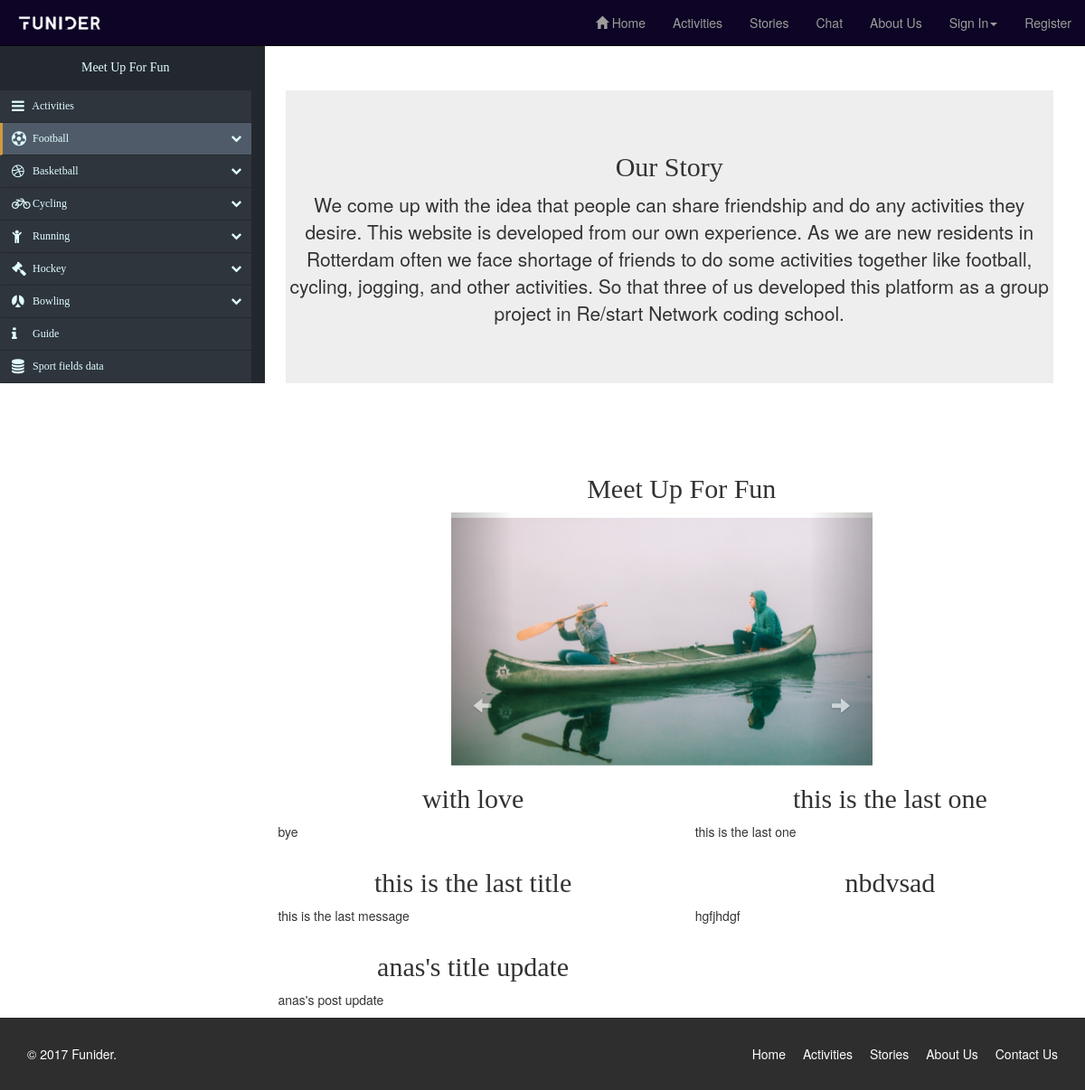
The page / on the database its author committed.
### tables this page shows
CREATE TABLE `messages` (
  `id` int(11) NOT NULL,
  `users_id` int(11) NOT NULL,
  `title` varchar(255) NOT NULL,
  `message` text NOT NULL,
  `created_at` datetime NOT NULL,
  `updated_at` datetime NOT NULL
);

### application/controllers/Activity.php (called while the page is built, shortened)
<?php
class Activity extends CI_Controller
{
	public function index(){
		$posts['result'] = $this->stories_load();
		$this->load->view('home',['posts'=>$posts]);
	}
	public function stories_load(){
		$this->load->model('User');
		$posts=array();
		$data=$this->User->get_all_post();
		for ($i=0; $i <count($data) ; $i++)
		{
			array_push($posts
				,array(
				'id'=>$data[$i]['users_id'],
				'first_name'=>$data[$i]['first_name'],
				'last_name'=>$data[$i]['last_name'],
				'created_at'=>$data[$i]['created_at'],
				'title'=>$data[$i]['title'],
				'message'=>$data[$i]['message'],
				'messages_id'=>$data[$i]['id'],
				'comments'=>$this->User->get_all_comment($data[$i]['id'])
				)
			);
		}
			return $posts;
		}
}
?>

### index.php (called while the page is built, shortened)
<?php
require_once BASEPATH.'core/CodeIgniter.php';

### application/models/User.php (called while the page is built, shortened)
<?php
class User extends CI_Model
{
	public function get_all_post (){
		 return $this->db->query('SELECT first_name,last_name,users_id,title,messages.created_at,message,messages.id as id FROM messages , users where messages.users_id=users.id ORDER BY messages.id DESC')->result_array();
	}
	public function get_all_comment ($id){
		 $query = 'SELECT * FROM comments RIGHT JOIN messages ON comments.messages_id=messages.id join users on users.id = comments.users_messages_id WHERE comments.messages_id=? ORDER BY messages.created_at DESC';
		 $values=[$id];
		 return $this->db->query($query,$values)->result_array();
	}
}
?>

### application/views/home.php (the view, shortened to what this page needs)
<!DOCTYPE html>
<html>
<head>
<link rel="stylesheet" href="https://maxcdn.bootstrapcdn.com/bootstrap/3.3.7/css/bootstrap.min.css">
<link rel="stylesheet" href="https://maxcdn.bootstrapcdn.com/bootstrap/3.3.7/css/bootstrap-theme.min.css">
<link href="https://maxcdn.bootstrapcdn.com/font-awesome/4.7.0/css/font-awesome.min.css" rel="stylesheet">
<link rel="stylesheet" href="/assests/css/style.css" type="text/css">
</head>
<body>
<header>
  <nav class="navbar navbar-inverse navbar-fixed-top" role="navigation">
    <div class=" master-nav-bar container-fluid">
        <div class="navbar-header">
            <img class="image-logo" src="/assests/imgs/logo.jpg" class="img-responsive" >
        </div>
        <div id="navbar" class="navbar-collapse collapse">
            <ul class="nav navbar-nav navbar-right">
                <li><a href="/index.php/Activity"><span class="glyphicon glyphicon-home" aria-hidden="true"></span> Home</a></li>
                <li><a href="/index.php/Activity/activity_page_load">Activities</a></li>
                <li><a href="/index.php/Activity/stories">Stories</a></li>
                <li><a href="/index.php/Activity/load_chat" class="">Chat</a></li>
                <li><a href="/index.php/Activity/about_us">About Us</a></li>
                <?php if (($this->session->userdata('first_name'))== true){?>
                <li class="dropdown"><a href="#" class="dropdown-toggle" data-toggle="dropdown" role="button"><?= $this->session->userdata('first_name'); ?><span class="caret"></span></a>
                <div class="dropdown-menu" id="formLogin">
                        <div class="row">
                            <div class="container-fluid">
                              <div class="form-group">
                                <p><a href="/index.php/Activity/profile">My profile</a></p>
                                <hr>
                              </div>
                              <div class="form-group">
                                <p><a href="/index.php/Activity/my_activity">My activiy</a></p>
                                <hr>
                              </div>
                              <div class="form-group">
                                <p><a href="/index.php/Activity/my_stories">My stories</a></p>
                                <hr>
                              </div>
                              <div class="form-group">
                                <p><a href="/index.php/Activity/logoff">Logout</a></p>
                              </div>
                            </div>
                        </div>
                    </div>
                <?php }else{ ?>
                <li class="dropdown <?php if(isset($errors)){ echo"open";} ?>"><a href="#" class="dropdown-toggle" data-toggle="dropdown" role="button">Sign In<span class="caret"></span></a>
                </li>
                <?php }
                if (($this->session->userdata('first_name'))== true){ ?>
                <li><a href="/index.php/Activity/logoff" class="">Logout</a></li>
                <?php }else{ ?>
                <li><a href="/index.php/Activity/register_page" class="">Register</a></li>
                <?php } ?>
            </ul>
        </div>
    </div>
</nav>
</header>
    <div class="row">
        <div class=" left-activity col-md-3">
          <div class="nav-side-menu">
              <div class="brand">Meet Up For Fun</div>
              <div class="menu-list">
                  <ul id="menu-content" class="menu-content collapse out">
                      <li>
                          <a href="#">
                              <i class="fa fa-bars fa-lg"></i> Activities
                          </a>
                      </li>
                      <li data-toggle="collapse" data-target="#products" class="collapsed active">
                          <a href="#"><i class="fa fa-futbol-o fa-lg"></i> Football <span class="arrow"></span></a>
                      </li>
                      <li data-toggle="collapse" data-target="#service" class="collapsed">
                          <a href="#"><i class="fa fa-dribbble fa-lg"></i> Basketball <span class="arrow"></span></a>
                      </li>
                      <li data-toggle="collapse" data-target="#new" class="collapsed">
                          <a href="#"><i class="fa fa-bicycle fa-lg"></i> Cycling <span class="arrow"></span></a>
                      </li>
                      <li data-toggle="collapse" data-target="#running" class="collapsed">
                          <a href="#"><i class="fa fa-child fa-lg"></i> Running <span class="arrow"></span></a>
                      </li>
                      <li data-toggle="collapse" data-target="#hockey" class="collapsed">
                          <a href="#"><i class="fa fa-legal fa-lg"></i> Hockey <span class="arrow"></span></a>
                      </li>
                      <li data-toggle="collapse" data-target="#bowling" class="collapsed">
                          <a href="#"><i class="fa fa-renren fa-lg"></i> Bowling <span class="arrow"></span></a>
                      </li>
                      <li>
                          <a href="#">
                              <i class="fa fa-info fa-lg"></i> Guide
                          </a>
                      </li>
                      <li>
                          <a href="#">
                              <i class="fa fa-database fa-lg"></i> Sport fields data
                          </a>
                      </li>
                  </ul>
              </div>
            </div>
        </div>
        <div class="right-activity col-md-9">
          <div class="row">
              <div class="jumbotron_border">
                <div class="jumbotron">
                    <h2>Our Story</h2>
                    <p>We come up with the idea that people can share friendship and do any activities they desire. This website is developed from our own experience. As we are new residents in Rotterdam often we face shortage of friends to do some activities together like football, cycling, jogging, and other activities. So that three of us developed this platform as a group project in Re/start Network coding school.</p>
                </div>
              </div>
                    <h2>Meet Up For Fun</h2>
                        <div class="col-md-9" id="slider">
                            <div class="col-md-9" id="carousel-bounding-box">
                                <div id="myCarousel" class="carousel slide">
                                    <div class="carousel-inner">
                                        <div class="item" data-slide-number="1">
                                            <img src="/assests/imgs/kayaking1.jpg" class="img-responsive">
                                        </div>
                                    </div>
                                    <a class="carousel-control left" href="#myCarousel" data-slide="prev"><i class="glyphicon glyphicon-arrow-left"></i></a>
                                    <a class="carousel-control right" href="#myCarousel" data-slide="next"><i class="glyphicon glyphicon-arrow-right"></i></a>
                                </div>
                            </div>
                        </div>
                <?php for ($i=0; $i <5 ; $i++) {  ?>
                <div class="col-sm-6 col-lg-6">
                    <h2><?= $posts['result'][$i]['title']; ?></h2>
                    <p><?= $posts['result'][$i]['message']; ?></p>
                </div>
                <?php } ?>
            </div>
          </div>
        </div>
 <footer id="footer" class="midnight-blue">
        <div class="container">
            <div class="row">
                <div class="col-sm-6">
                    &copy; 2017 <a target="_blank" href="http://shapebootstrap.net/" title="Free Twitter Bootstrap WordPress Themes and HTML templates">Funider</a>.
                </div>
                <div class="col-sm-6">
                    <ul class="pull-right">
                        <li><a href="/index.php/Activity">Home</a></li>
                        <li><a href="/index.php/Activity/activity_page_load">Activities</a></li>
                        <li><a href="/index.php/Activity/about_us">Stories</a></li>
                        <li><a href="/index.php/Activity/about_us">About Us</a></li>
                        <li><a href="#">Contact Us</a></li>
                    </ul>
                </div>
            </div>
        </div>
    </footer>
</body>
</html>

### assests/css/style.css (style rules this page uses)
.nav-side-menu { overflow: auto; font-family: verdana; font-size: 12px; font-weight: 200; background-color: #2e353d; top: 0px; height: 100%; color: #e1ffff; }
.nav-side-menu .brand { background-color: #23282e; line-height: 50px; display: block; text-align: center; font-size: 14px; }
.nav-side-menu ul, .nav-side-menu li { list-style: none; padding: 0px; margin: 0px; line-height: 35px; cursor: pointer; }
.nav-side-menu ul .active, .nav-side-menu li .active { border-left: 3px solid #d19b3d; background-color: #4f5b69; }
.nav-side-menu li { padding-left: 0px; border-left: 3px solid #2e353d; border-bottom: 1px solid #23282e; }
.nav-side-menu li a { text-decoration: none; color: #e1ffff; }
.nav-side-menu li a i { padding-left: 10px; width: 20px; padding-right: 20px; }
@media (min-width: 767px) { .nav-side-menu .menu-list .menu-content { display: block; } }
body { margin: 0px; padding: 0px; }
.image-logo { margin-top: 18px; width: 100px; display: inline-block; }
.left-activity { margin-top: 50px; background-color: #23282E; }
.right-activity { margin-top: 50px; display:table-row; }
#footer { padding-top: 30px; padding-bottom: 30px; color: #fff; background: #2e2e2e; }
#footer a { color: #fff; }
#footer ul { list-style: none; padding: 0; margin: 0; }
#footer ul > li { display: inline-block; margin-left: 15px; }
.master-nav-bar { background-color: #0E0426; }
#navbar { background-color: #0E0426; }
.carousel-control { padding-top:200px; }
#slider { text-align: center; margin-left: 176px; }
.jumbotron h2 { text-align: center; }
.jumbotron_border { padding: 50px; padding-left: 23px; }
.jumbotron p { text-align: center !important; }
.right-activity h2 { text-align: center; }
.stories-story-box p, h2 { font-family: 'Baloo Bhaina', cursive; }

### rows shown on the page
messages: title "with love", message "bye"
messages: title "nbdvsad", message "hgfjhdgf"

### other values the page prints
$posts['result'][$i]['title'] "this is the last one"
$posts['result'][$i]['message'] "this is the last one"
$posts['result'][$i]['title'] "this is the last title"
$posts['result'][$i]['message'] "this is the last message"
$posts['result'][$i]['title'] "anas's title update"
$posts['result'][$i]['message'] "anas's post update"
